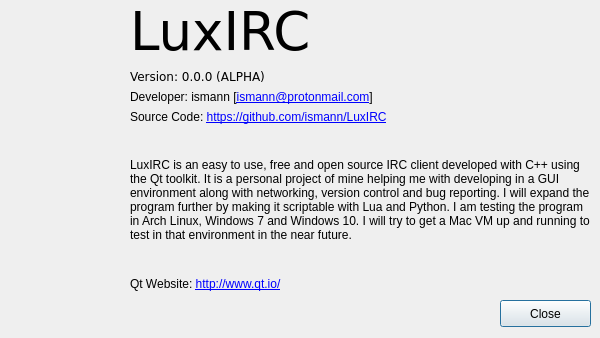
<?xml version="1.0" encoding="UTF-8"?>
<ui version="4.0">
 <class>AboutDlg</class>
 <widget class="QDialog" name="AboutDlg">
  <property name="geometry">
   <rect>
    <x>0</x>
    <y>0</y>
    <width>600</width>
    <height>338</height>
   </rect>
  </property>
  <property name="sizePolicy">
   <sizepolicy hsizetype="Fixed" vsizetype="Fixed">
    <horstretch>0</horstretch>
    <verstretch>0</verstretch>
   </sizepolicy>
  </property>
  <property name="minimumSize">
   <size>
    <width>600</width>
    <height>338</height>
   </size>
  </property>
  <property name="maximumSize">
   <size>
    <width>600</width>
    <height>338</height>
   </size>
  </property>
  <property name="windowTitle">
   <string>About</string>
  </property>
  <widget class="QPushButton" name="closeBtn">
   <property name="geometry">
    <rect>
     <x>500</x>
     <y>300</y>
     <width>91</width>
     <height>27</height>
    </rect>
   </property>
   <property name="text">
    <string>Close</string>
   </property>
  </widget>
  <widget class="QWidget" name="">
   <property name="geometry">
    <rect>
     <x>130</x>
     <y>0</y>
     <width>461</width>
     <height>291</height>
    </rect>
   </property>
   <layout class="QVBoxLayout" name="verticalLayout">
    <item>
     <widget class="QLabel" name="label">
      <property name="font">
       <font>
        <family>DejaVu Sans</family>
        <pointsize>40</pointsize>
       </font>
      </property>
      <property name="text">
       <string>LuxIRC</string>
      </property>
     </widget>
    </item>
    <item>
     <widget class="QLabel" name="label_2">
      <property name="font">
       <font>
        <family>DejaVu Sans</family>
       </font>
      </property>
      <property name="text">
       <string>Version: 0.0.0 (ALPHA)</string>
      </property>
     </widget>
    </item>
    <item>
     <widget class="QLabel" name="label_4">
      <property name="text">
       <string>Developer: ismann [&lt;a href=&quot;mailto:ismann@protonmail.com&quot;&gt;ismann@protonmail.com&lt;/a&gt;]</string>
      </property>
     </widget>
    </item>
    <item>
     <widget class="QLabel" name="label_5">
      <property name="text">
       <string>Source Code: &lt;a href=&quot;https://github.com/ismann/LuxIRC&quot;&gt;https://github.com/ismann/LuxIRC&lt;/a&gt;</string>
      </property>
     </widget>
    </item>
    <item>
     <spacer name="verticalSpacer_2">
      <property name="orientation">
       <enum>Qt::Vertical</enum>
      </property>
      <property name="sizeHint" stdset="0">
       <size>
        <width>20</width>
        <height>40</height>
       </size>
      </property>
     </spacer>
    </item>
    <item>
     <widget class="QLabel" name="label_3">
      <property name="text">
       <string>LuxIRC is an easy to use, free and open source IRC client developed with C++ using the Qt toolkit. It is a personal project of mine helping me with developing in a GUI environment along with networking, version control and bug reporting. I will expand the program further by making it scriptable with Lua and Python. I am testing the program in Arch Linux, Windows 7 and Windows 10. I will try to get a Mac VM up and running to test in that environment in the near future.</string>
      </property>
      <property name="textFormat">
       <enum>Qt::AutoText</enum>
      </property>
      <property name="wordWrap">
       <bool>true</bool>
      </property>
     </widget>
    </item>
    <item>
     <spacer name="verticalSpacer">
      <property name="orientation">
       <enum>Qt::Vertical</enum>
      </property>
      <property name="sizeHint" stdset="0">
       <size>
        <width>20</width>
        <height>40</height>
       </size>
      </property>
     </spacer>
    </item>
    <item>
     <widget class="QLabel" name="label_6">
      <property name="text">
       <string>Qt Website: &lt;a href=&quot;http://www.qt.io/&quot;&gt;http://www.qt.io/&lt;/a&gt;</string>
      </property>
     </widget>
    </item>
   </layout>
  </widget>
 </widget>
 <resources/>
 <connections>
  <connection>
   <sender>closeBtn</sender>
   <signal>clicked()</signal>
   <receiver>AboutDlg</receiver>
   <slot>close()</slot>
   <hints>
    <hint type="sourcelabel">
     <x>542</x>
     <y>311</y>
    </hint>
    <hint type="destinationlabel">
     <x>416</x>
     <y>294</y>
    </hint>
   </hints>
  </connection>
 </connections>
</ui>
